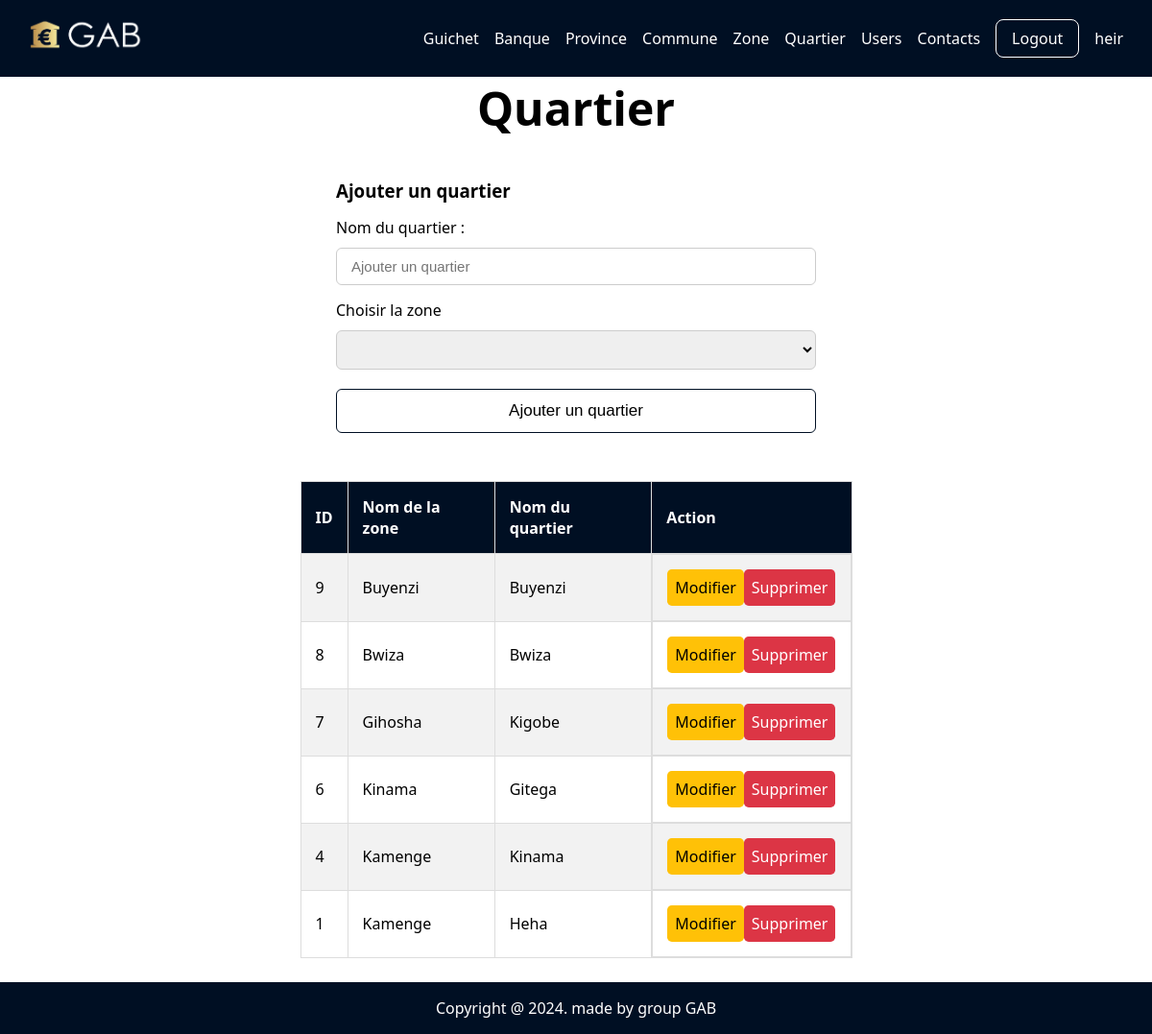
/quartier.php (signed in), run on the app's committed database.
### tables this page shows
CREATE TABLE `quartier` (
  `id_quartier` int(11) NOT NULL,
  `nom_quartier` varchar(50) NOT NULL,
  `id_zone` int(11) DEFAULT NULL
);

CREATE TABLE `zone` (
  `id_zone` int(11) NOT NULL,
  `nom_zone` varchar(50) NOT NULL,
  `id_commune` int(11) DEFAULT NULL
);

### quartier.php (the view, shortened to what this page needs)
<?php
include "header.php";
include "config.php";
    $sql = "SELECT * FROM quartier as zc join zone as bq on zc.id_zone = bq.id_zone order by id_quartier DESC;";
    $statement = $bd->query($sql);
    $quartiers = $statement->fetchAll(PDO::FETCH_ASSOC);
    $sql = "SELECT * FROM zone";
    $statement = $bd->query($sql);
    $zones = $statement->fetchAll(PDO::FETCH_ASSOC);
?>
<section>
    <h1 class="titre">Quartier</h1>
    <div class="cont" style="justify-content: center;min-height:initial;">
        <div class="row">
            <form method="POST" style="width: 500px;">
                <h3 class="title">Ajouter un quartier</h3>
                <div class="column">
                    <div class="input-box">
                        <span>Nom du quartier :</span>
                        <input type="text" name="nom" placeholder="Ajouter un quartier">
                    </div>
                    <div class="input-box">
                        <span>Choisir la zone</span>
                        <select name="zone">
                            <option default></option>
                            <?php foreach($zones as $zone): ?>
                                <option value="<?= htmlspecialchars($zone['id_zone']) ?>"><?= htmlspecialchars($zone['nom_zone']) ?></option>
                            <?php endforeach; ?>
                        </select>
                    </div>
                </div>
                <button type="submit" class="btn" name="ajouter">Ajouter un quartier</button>
            </form>
        </div>
    </div>
</section>
<section>
    <div class="cont">
        <?php if ($statement): ?>
            <table style="width: 50%;">
                <tr>
                    <th>ID</th>
                    <th>Nom de la zone</th>
                    <th>Nom du quartier</th>
                    <th>Action</th>
                </tr>
                <?php foreach ($quartiers as $quartier): ?>
                    <tr>
                        <td><?= htmlspecialchars($quartier['id_quartier']) ?></td>
                        <td><?= htmlspecialchars($quartier['nom_zone']) ?></td>
                        <td><?= htmlspecialchars($quartier['nom_quartier']) ?></td>
                        <td class="ds">
                            <a href="up_quartier.php?update=<?= $quartier["id_quartier"]; ?>" class="bts warning">Modifier</a>
                            <a href="quartier.php?delete=<?= $quartier["id_quartier"]; ?>" class="bts danger">Supprimer</a>
                        </td>
                    </tr>
                <?php endforeach; ?>
            </table>
        <?php endif; ?>
    </div>
</section>
<?php include "footer.php"; ?>

### assets/css/index.css (style rules this page uses)
*, *::after, *::before { padding: 0; margin: 0; box-sizing: border-box; }
body { font-family: system-ui, -apple-system, BlinkMacSystemFont, "Segoe UI", Roboto, Oxygen, Ubuntu, Cantarell, "Open Sans", "Helvetica Neue", sans-serif; width: 100%; position: relative; }
a { color: black; text-decoration: none; }
.title { margin-top: 1rem; }
.titre { font-size: 3rem; text-align: center; }
.row { display: flex; gap: 15px; justify-content: space-between; }
table, td, th { border: 1px solid #ddd; text-align: left; }
table { border-collapse: collapse; width: 100%; }
th, td { padding: 15px; }
tr:nth-child(even) { background-color: #f2f2f2; }
.cont { display: flex; justify-content: center; align-items: center; padding: 25px; }
.cont form { width: 700px; background: #fff; border-radius: 10px; }
.row .column { flex: 1 1 250px; }
.column .input-box { margin: 15px 0; }
.input-box span { display: block; margin-bottom: 10px; }
.input-box input, select { width: 100%; padding: 10px 15px; border: 1px solid #ccc; border-radius: 6px; font-size: 15px; }
form .btn { width: 100%; padding: 12px; background: transparent; border: 1px solid #000f23; outline: none; border-radius: 6px; font-size: 17px; color: #000; margin-top: 5px; cursor: pointer; transition: 0.5s; }

### header.php (style rules this page uses)
th { background: #000f23; color: #fff; }
body { min-height: 93vh; }
select { width: 100%; padding: 10px 15px; border: 1px solid #ccc; border-radius: 6px; font-size: 15px; }
.ds { display: flex; justify-content: space-around; }
.bts { padding: .5rem; background-color: #ff0000; border-radius: .3rem; }
.danger { background-color: #dc3545; color: #fff; }
.warning { background-color: #ffc107; color: #000; }

### data on the page
quartier: id_quartier "9", id_zone.nom_zone "Buyenzi", nom_quartier "Buyenzi"
quartier: id_quartier "8", id_zone.nom_zone "Bwiza", nom_quartier "Bwiza"
quartier: id_quartier "7", id_zone.nom_zone "Gihosha", nom_quartier "Kigobe"
quartier: id_quartier "6", id_zone.nom_zone "Kinama", nom_quartier "Gitega"
quartier: id_quartier "4", id_zone.nom_zone "Kamenge", nom_quartier "Kinama"
quartier: id_quartier "1", id_zone.nom_zone "Kamenge", nom_quartier "Heha"

### other printed values
$_SESSION['username'] "heir"
